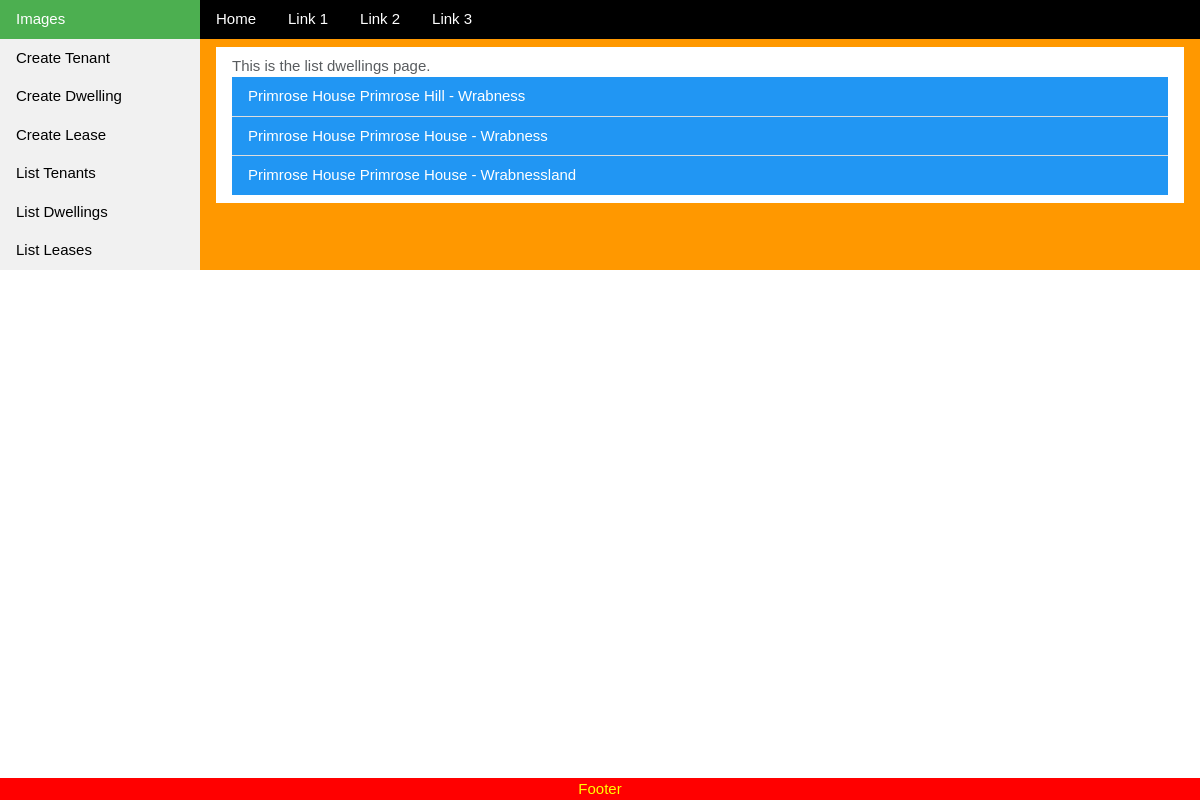
The app's page /portfolio/list_dwelling.html with its own data.
### PropertiesApp/models/dwelling_model.py (models this page shows, shortened)
class Dwelling(models.Model):
    house = models.CharField(max_length=100)
    street = models.CharField(max_length=100, blank=True, null=True)
    town = models.CharField(max_length=100, blank=True, null=True)
    county = models.CharField(max_length=100, blank=True, null=True)
    postcode = models.CharField(max_length=20)
    created_at = models.DateTimeField(auto_now_add=True)
    updated_at = models.DateTimeField(auto_now=True)

### PropertiesApp/views/dwelling_views.py (the view)
class DwellingListView(ListView):
    model = Dwelling
    form_class = DwellingListForm
    context_object_name = "dwellings"
    template_name = "PropertiesApp/list_dwelling.html"

### PropertiesApp/templates/PropertiesApp/list_dwelling.html (shortened to what this page needs)
{% extends "PropertiesApp/list_objects.html" %}
{% block content %}
<div class="w3card w3-padding w3-white">
    <p class='text-muted'>This is the list dwellings page.</p>
    <ul class="w3-ul">
        {% for dwelling in dwellings %}
            <li class="w3-container w3-blue"> <a href="{% url 'detail-dwelling' dwelling.pk %}"> {{ dwelling.house }}</a> {{ dwelling.street }} - {{ dwelling.town }}</li>
        {% empty %}
            <li class="w3-container">No dwellings available.</li>
        {% endfor %}
</div>
{% endblock content %}

### PropertiesApp/static/css/w3.css (style rules this page uses)
*,*:before,*:after { box-sizing:inherit }
html { -ms-text-size-adjust:100%;-webkit-text-size-adjust:100% }
body { margin:0 }
a { background-color:transparent }
html,body { font-family:Verdana,sans-serif;font-size:15px;line-height:1.5 }
html { overflow-x:hidden }
a { color:inherit }
.w3-ul { list-style-type:none;padding:0;margin:0 }
.w3-ul li { padding:8px 16px;border-bottom:1px solid #ddd }
.w3-ul li:last-child { border-bottom:none }
.w3-container:after,.w3-container:before,.w3-panel:after,.w3-panel:before,.w3-row:after,.w3-row:before,.w3-row-padding:after,.w3-row-padding:before, .w3-cell-row:before,.w3-cell-row:after,.w3-clear:after,.w3-clear:before,.w3-bar:before,.w3-bar:after { content:"";display:table;clear:both }
.w3-container,.w3-panel { padding:0.01em 16px }
.w3-padding { padding:8px 16px!important }
.w3-blue,.w3-hover-blue:hover { color:#fff!important;background-color:#2196F3!important }
.w3-white,.w3-hover-white:hover { color:#000!important;background-color:#fff!important }

### MyPortfolioBase/templates/base.html (style rules this page uses)
html, body { height: 100vh; margin: 0; }
p { color: yellow; }

### records on screen
Dwelling: house "Primrose House", street "Primrose Hill", town "Wrabness"
Dwelling: house "Primrose House", street "Primrose House", town "Wrabness"
Dwelling: house "Primrose House", street "Primrose House", town "Wrabnessland"
